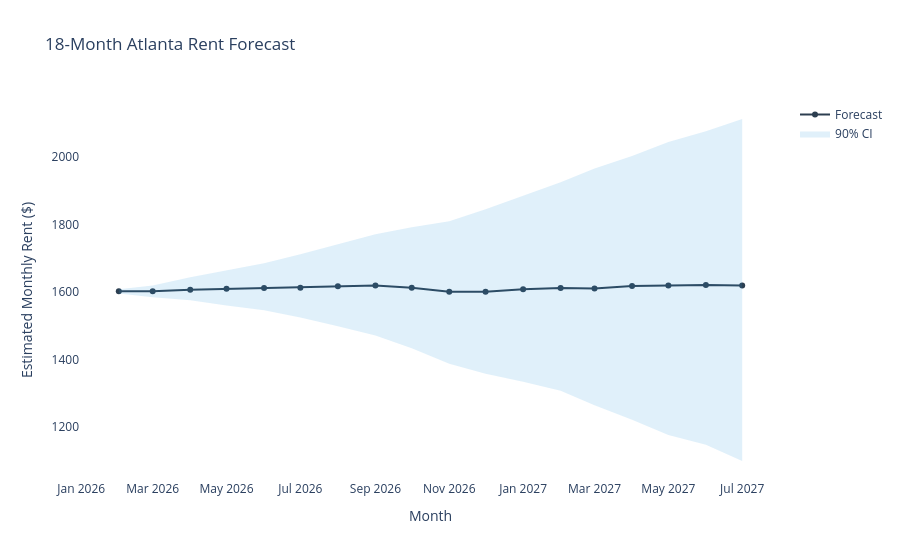

Write notebook code for a chart like this one.
### Markdown cell above
## Where Are Rents Headed?

Using 59 months of Federal Reserve data on Atlanta rent prices, the model
forecasts where rents are likely to be over the next 18 months.

**How to read this chart:**
- The line is the most likely outcome
- The shaded band is the 90% confidence interval
- Treat the first 3 months as actionable; beyond 6 months is directional only

### Code cell
forecast["date"] = pd.to_datetime(forecast["date"])

fig = go.Figure()
fig.add_trace(go.Scatter(
    x=forecast["date"], y=forecast["forecast"],
    mode="lines+markers", name="Forecast",
    line=dict(color="#2c3e50", width=2)
))
fig.add_trace(go.Scatter(
    x=pd.concat([forecast["date"], forecast["date"][::-1]]),
    y=pd.concat([forecast["upper_90"], forecast["lower_90"][::-1]]),
    fill="toself", fillcolor="rgba(52,152,219,0.15)",
    line=dict(color="rgba(255,255,255,0)"), name="90% CI"
))
fig.update_layout(
    title="18-Month Atlanta Rent Forecast",
    xaxis_title="Month",
    yaxis_title="Estimated Monthly Rent ($)",
    plot_bgcolor="white", paper_bgcolor="white"
)
fig.show()

latest = forecast.iloc[-1]
print(f"\nForecast range by {latest['date'].strftime('%b %Y')}:")
print(f"  Central estimate: ${latest['forecast']:,.0f}/month")
print(f"  90% CI:           ${latest['lower_90']:,.0f} — ${latest['upper_90']:,.0f}/month")
